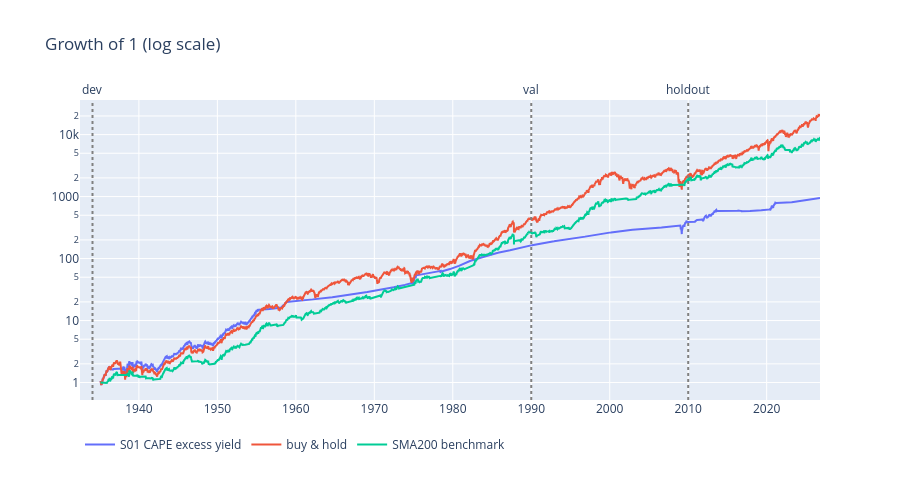

Notebook code for this chart:
### Code cell
full = runs["full"]
eq = (1 + full["r_strat"]).cumprod()
eq_bh = (1 + full["r_bh"]).cumprod()
sma = (1 + bench["sma200"].reindex(full.index).fillna(0)).cumprod()
fig = go.Figure()
fig.add_trace(go.Scatter(x=eq.index, y=eq, name="S01 CAPE excess yield"))
fig.add_trace(go.Scatter(x=eq_bh.index, y=eq_bh, name="buy & hold"))
fig.add_trace(go.Scatter(x=sma.index, y=sma, name="SMA200 benchmark"))
for name, (a, b) in bp.PERIODS.items():
    fig.add_shape(type="line", x0=a, x1=a, y0=0, y1=1, yref="paper", line=dict(color="grey", dash="dot"))
    fig.add_annotation(x=a, y=1, yref="paper", text=name, showarrow=False, yanchor="bottom")
fig.update_layout(title="Growth of 1 (log scale)", yaxis_type="log", height=480, legend=dict(orientation="h"))
fig.show()

### Figure 1 — Plotly figure (JSON) as saved in the notebook; plotly's stock layout.template omitted (floating-point values rounded to 4 significant figures; data arrays with more than 128 entries replaced by an {"elided": "..."} marker saying what was removed)
{"data": [{"name": "S01 CAPE excess yield", "type": "scatter", "x": {"elided": "23046 str values"}, "y": {"elided": "23046 float values"}}, {"name": "buy & hold", "type": "scatter", "x": {"elided": "23046 str values"}, "y": {"elided": "23046 float values"}}, {"name": "SMA200 benchmark", "type": "scatter", "x": {"elided": "23046 str values"}, "y": {"elided": "23046 float values"}}], "layout": {"annotations": [{"showarrow": false, "text": "dev", "x": "1934-02-01", "y": 1, "yanchor": "bottom", "yref": "paper"}, {"showarrow": false, "text": "val", "x": "1990-01-01", "y": 1, "yanchor": "bottom", "yref": "paper"}, {"showarrow": false, "text": "holdout", "x": "2010-01-01", "y": 1, "yanchor": "bottom", "yref": "paper"}], "height": 480, "legend": {"orientation": "h"}, "shapes": [{"line": {"color": "grey", "dash": "dot"}, "type": "line", "x0": "1934-02-01", "x1": "1934-02-01", "y0": 0, "y1": 1, "yref": "paper"}, {"line": {"color": "grey", "dash": "dot"}, "type": "line", "x0": "1990-01-01", "x1": "1990-01-01", "y0": 0, "y1": 1, "yref": "paper"}, {"line": {"color": "grey", "dash": "dot"}, "type": "line", "x0": "2010-01-01", "x1": "2010-01-01", "y0": 0, "y1": 1, "yref": "paper"}], "title": {"text": "Growth of 1 (log scale)"}, "yaxis": {"type": "log"}}}
